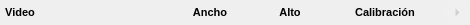
   <widget class="QFrame" name="infoFrame">
    <property name="geometry">
     <rect>
      <x>10</x>
      <y>100</y>
      <width>470</width>
      <height>25</height>
     </rect>
    </property>
    <property name="minimumSize">
     <size>
      <width>0</width>
      <height>25</height>
     </size>
    </property>
    <property name="maximumSize">
     <size>
      <width>16777215</width>
      <height>25</height>
     </size>
    </property>
    <property name="frameShadow">
     <enum>QFrame::Raised</enum>
    </property>
    <widget class="QLabel" name="calibracionStatusLabel">
     <property name="geometry">
      <rect>
       <x>420</x>
       <y>0</y>
       <width>25</width>
       <height>25</height>
      </rect>
     </property>
     <property name="sizePolicy">
      <sizepolicy hsizetype="MinimumExpanding" vsizetype="Fixed">
       <horstretch>0</horstretch>
       <verstretch>0</verstretch>
      </sizepolicy>
     </property>
     <property name="minimumSize">
      <size>
       <width>25</width>
       <height>25</height>
      </size>
     </property>
     <property name="maximumSize">
      <size>
       <width>25</width>
       <height>25</height>
      </size>
     </property>
     <property name="font">
      <font>
       <pointsize>16</pointsize>
      </font>
     </property>
     <property name="toolTip">
      <string notr="true"/>
     </property>
     <property name="frameShape">
      <enum>QFrame::NoFrame</enum>
     </property>
     <property name="text">
      <string/>
     </property>
     <property name="alignment">
      <set>Qt::AlignCenter</set>
     </property>
    </widget>
    <widget class="QLabel" name="videoHeightValueLabel">
     <property name="geometry">
      <rect>
       <x>310</x>
       <y>0</y>
       <width>40</width>
       <height>25</height>
      </rect>
     </property>
     <property name="minimumSize">
      <size>
       <width>40</width>
       <height>25</height>
      </size>
     </property>
     <property name="maximumSize">
      <size>
       <width>40</width>
       <height>25</height>
      </size>
     </property>
     <property name="font">
      <font>
       <pointsize>8</pointsize>
      </font>
     </property>
     <property name="toolTip">
      <string notr="true"/>
     </property>
     <property name="frameShape">
      <enum>QFrame::NoFrame</enum>
     </property>
     <property name="alignment">
      <set>Qt::AlignCenter</set>
     </property>
    </widget>
    <widget class="QToolButton" name="calibracionButton">
     <property name="enabled">
      <bool>false</bool>
     </property>
     <property name="geometry">
      <rect>
       <x>445</x>
       <y>0</y>
       <width>25</width>
       <height>25</height>
      </rect>
     </property>
     <property name="sizePolicy">
      <sizepolicy hsizetype="MinimumExpanding" vsizetype="Fixed">
       <horstretch>0</horstretch>
       <verstretch>0</verstretch>
      </sizepolicy>
     </property>
     <property name="minimumSize">
      <size>
       <width>25</width>
       <height>25</height>
      </size>
     </property>
     <property name="maximumSize">
      <size>
       <width>25</width>
       <height>25</height>
      </size>
     </property>
     <property name="font">
      <font>
       <pointsize>8</pointsize>
      </font>
     </property>
     <property name="toolTip">
      <string>Calibrar video</string>
     </property>
     <property name="styleSheet">
      <string notr="true">QToolButton {border: 0px solid; 	border-radius: 12;	background-color: rgb(240,240,240)} QToolButton:hover {border: 0px solid; 	border-radius: 12;	background-color: rgb(178,178,178)}</string>
     </property>
     <property name="text">
      <string notr="true"/>
     </property>
     <property name="iconSize">
      <size>
       <width>16</width>
       <height>16</height>
      </size>
     </property>
     <property name="autoRaise">
      <bool>true</bool>
     </property>
     <property name="arrowType">
      <enum>Qt::RightArrow</enum>
     </property>
    </widget>
    <widget class="QLabel" name="calibracionLabel">
     <property name="geometry">
      <rect>
       <x>350</x>
       <y>0</y>
       <width>70</width>
       <height>25</height>
      </rect>
     </property>
     <property name="minimumSize">
      <size>
       <width>70</width>
       <height>25</height>
      </size>
     </property>
     <property name="maximumSize">
      <size>
       <width>70</width>
       <height>25</height>
      </size>
     </property>
     <property name="font">
      <font>
       <pointsize>8</pointsize>
       <weight>75</weight>
       <bold>true</bold>
      </font>
     </property>
     <property name="toolTip">
      <string notr="true"/>
     </property>
     <property name="text">
      <string>Calibración</string>
     </property>
     <property name="alignment">
      <set>Qt::AlignCenter</set>
     </property>
    </widget>
    <widget class="QLabel" name="videoNameValueLabel">
     <property name="geometry">
      <rect>
       <x>40</x>
       <y>0</y>
       <width>150</width>
       <height>25</height>
      </rect>
     </property>
     <property name="sizePolicy">
      <sizepolicy hsizetype="MinimumExpanding" vsizetype="Preferred">
       <horstretch>0</horstretch>
       <verstretch>0</verstretch>
      </sizepolicy>
     </property>
     <property name="minimumSize">
      <size>
       <width>0</width>
       <height>25</height>
      </size>
     </property>
     <property name="maximumSize">
      <size>
       <width>16777215</width>
       <height>25</height>
      </size>
     </property>
     <property name="font">
      <font>
       <pointsize>8</pointsize>
      </font>
     </property>
     <property name="toolTip">
      <string notr="true"/>
     </property>
     <property name="frameShape">
      <enum>QFrame::NoFrame</enum>
     </property>
     <property name="alignment">
      <set>Qt::AlignLeading|Qt::AlignLeft|Qt::AlignVCenter</set>
     </property>
    </widget>
    <widget class="QLabel" name="videoWidthValueLabel">
     <property name="geometry">
      <rect>
       <x>230</x>
       <y>0</y>
       <width>40</width>
       <height>25</height>
      </rect>
     </property>
     <property name="sizePolicy">
      <sizepolicy hsizetype="MinimumExpanding" vsizetype="Preferred">
       <horstretch>0</horstretch>
       <verstretch>0</verstretch>
      </sizepolicy>
     </property>
     <property name="minimumSize">
      <size>
       <width>40</width>
       <height>25</height>
      </size>
     </property>
     <property name="maximumSize">
      <size>
       <width>40</width>
       <height>25</height>
      </size>
     </property>
     <property name="font">
      <font>
       <pointsize>8</pointsize>
      </font>
     </property>
     <property name="toolTip">
      <string notr="true"/>
     </property>
     <property name="frameShape">
      <enum>QFrame::NoFrame</enum>
     </property>
     <property name="alignment">
      <set>Qt::AlignCenter</set>
     </property>
    </widget>
    <widget class="QLabel" name="videoWidthLabel">
     <property name="geometry">
      <rect>
       <x>190</x>
       <y>0</y>
       <width>40</width>
       <height>25</height>
      </rect>
     </property>
     <property name="minimumSize">
      <size>
       <width>40</width>
       <height>25</height>
      </size>
     </property>
     <property name="maximumSize">
      <size>
       <width>40</width>
       <height>25</height>
      </size>
     </property>
     <property name="font">
      <font>
       <pointsize>8</pointsize>
       <weight>75</weight>
       <bold>true</bold>
      </font>
     </property>
     <property name="toolTip">
      <string notr="true"/>
     </property>
     <property name="text">
      <string>Ancho</string>
     </property>
     <property name="alignment">
      <set>Qt::AlignCenter</set>
     </property>
    </widget>
    <widget class="QLabel" name="videoNameLabel">
     <property name="geometry">
      <rect>
       <x>0</x>
       <y>0</y>
       <width>40</width>
       <height>25</height>
      </rect>
     </property>
     <property name="minimumSize">
      <size>
       <width>40</width>
       <height>25</height>
      </size>
     </property>
     <property name="maximumSize">
      <size>
       <width>40</width>
       <height>25</height>
      </size>
     </property>
     <property name="font">
      <font>
       <pointsize>8</pointsize>
       <weight>75</weight>
       <bold>true</bold>
      </font>
     </property>
     <property name="toolTip">
      <string notr="true"/>
     </property>
     <property name="text">
      <string>Video</string>
     </property>
     <property name="alignment">
      <set>Qt::AlignCenter</set>
     </property>
    </widget>
    <widget class="QLabel" name="videoHeightLabel">
     <property name="geometry">
      <rect>
       <x>270</x>
       <y>0</y>
       <width>40</width>
       <height>25</height>
      </rect>
     </property>
     <property name="minimumSize">
      <size>
       <width>40</width>
       <height>25</height>
      </size>
     </property>
     <property name="maximumSize">
      <size>
       <width>40</width>
       <height>25</height>
      </size>
     </property>
     <property name="font">
      <font>
       <pointsize>8</pointsize>
       <weight>75</weight>
       <bold>true</bold>
      </font>
     </property>
     <property name="toolTip">
      <string notr="true"/>
     </property>
     <property name="text">
      <string>Alto</string>
     </property>
     <property name="alignment">
      <set>Qt::AlignCenter</set>
     </property>
    </widget>
   </widget>
